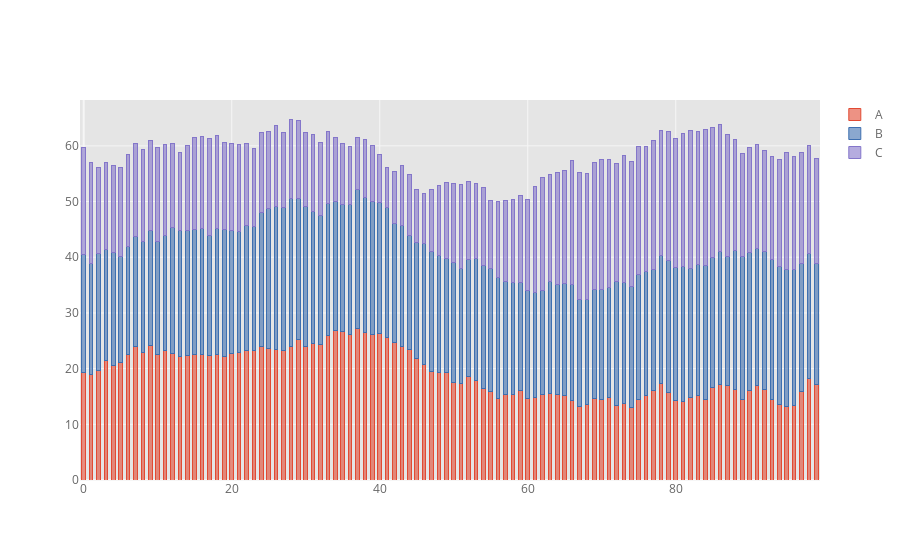

Here is the notebook cell this chart was saved with:
### Code cell
cf.set_config_file(theme='ggplot')
df.iplot(kind = 'bar', barmode='stack', bargap=0.5)
